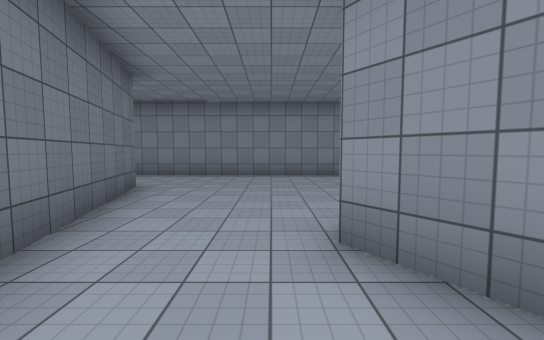
view 1 (above)

19 first-person views from a walk through a Unity game level. The camera is 1.5 m above the floor, tilts 4° down and sees 90° across. The floor is counted in squares, 2 m on a side. Each view is taken from the middle of a square. On the plan, view 1 faces up. The plan holds only what a view shows up to about 10 squares ahead; the rest is blank. The place goes on beyond the plan. Surface patterns are stand-ins for the level's own textures.

view 2
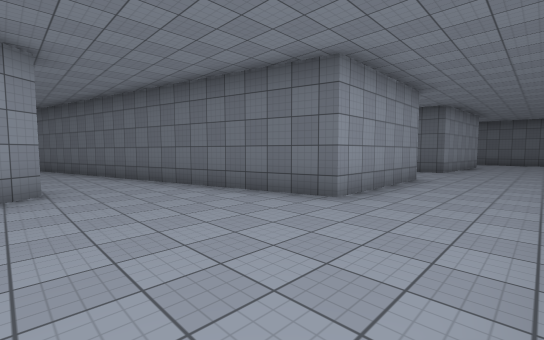

view 3
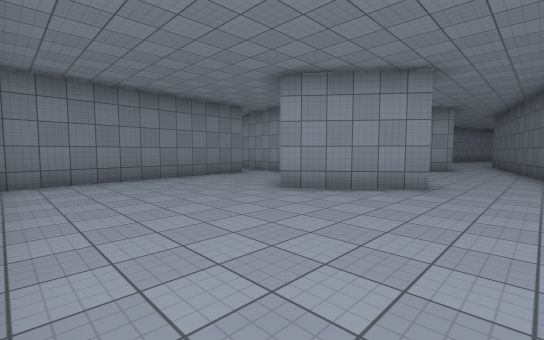

view 4
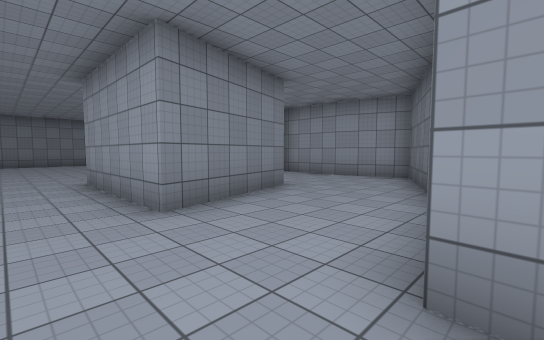

view 5
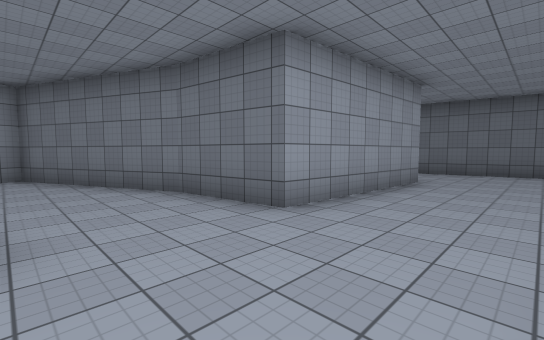

view 6
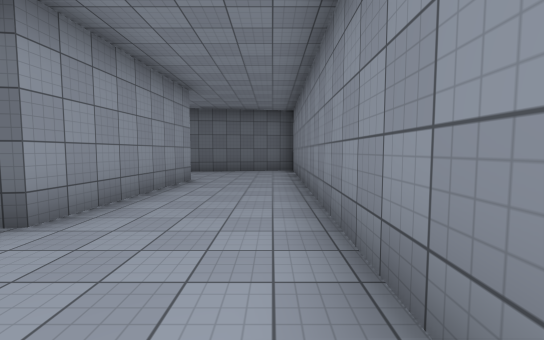

view 7
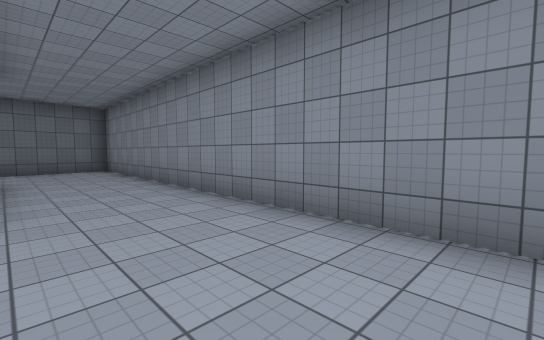

view 8
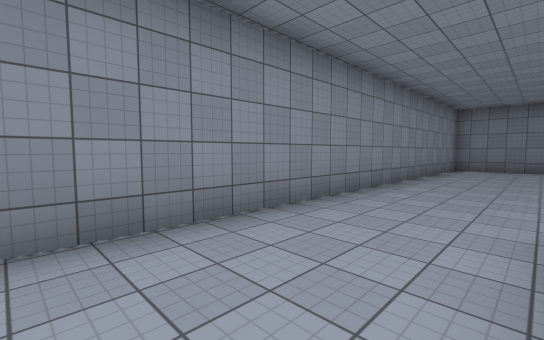

view 9
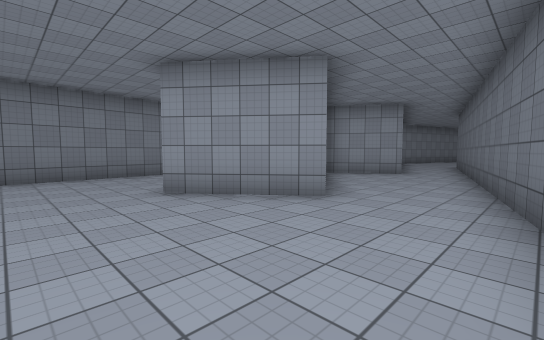

view 10
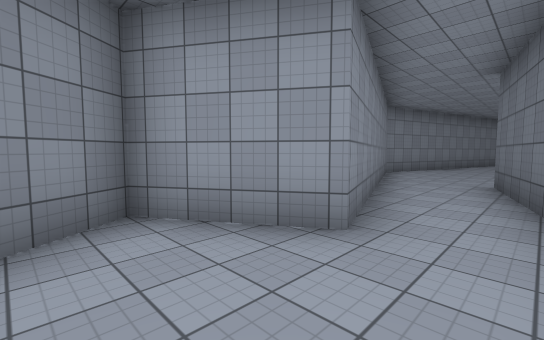

view 11
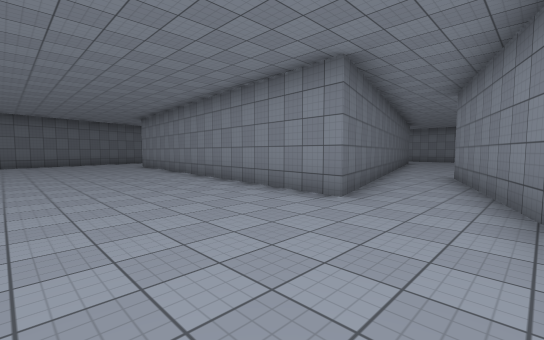

view 12
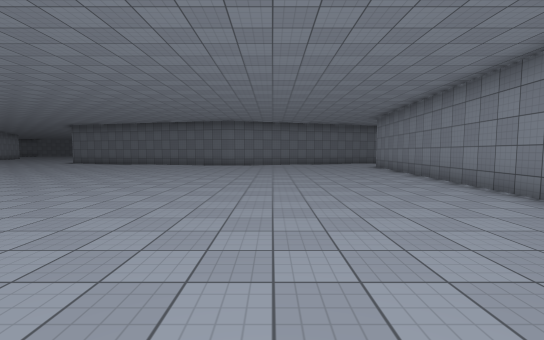

view 13
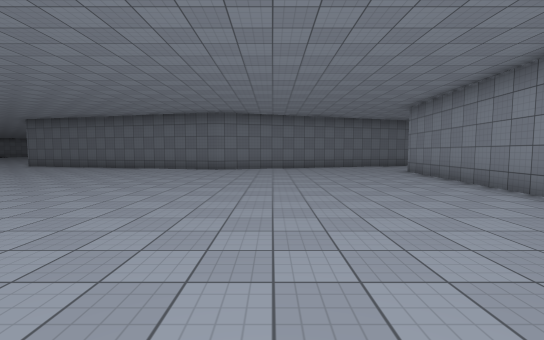

view 14
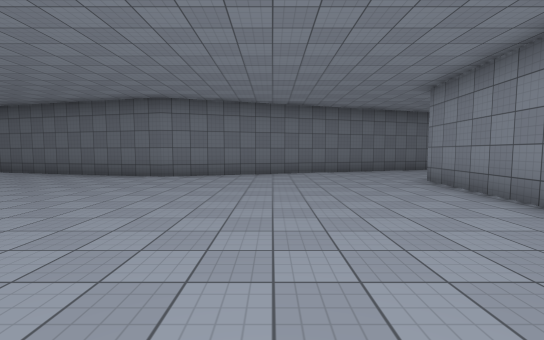

view 15
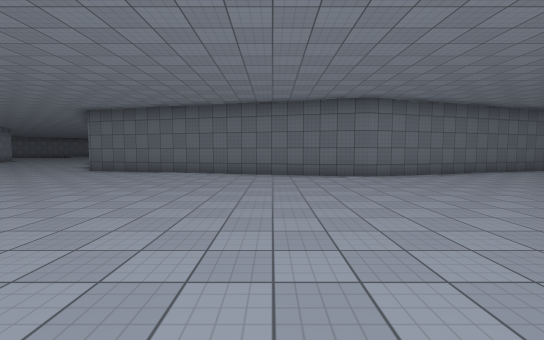

view 16
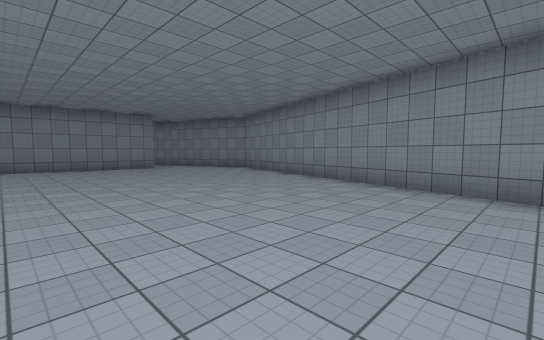

view 17
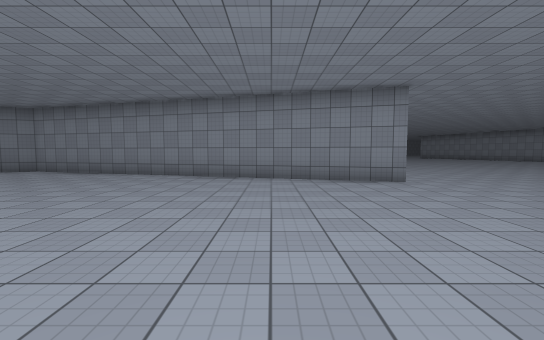

view 18
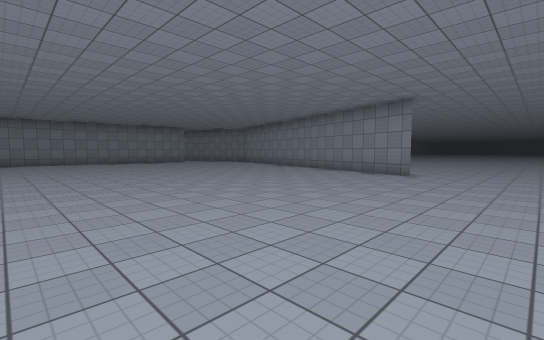

view 19
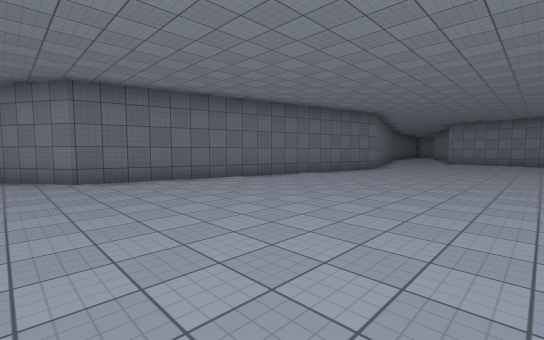

### Floor plan
Points are (right, up) in squares from view 1. A wall is a line through its corners. A room is listed if a view was taken in it or the views show most of it. See-through windows are left out.
Room 1 (views 1, 2, 3, 4, 5, 6, 7, 8, 9, 10)
walls: (-5.9, 2.4) (-6.8, 5.6) (-2.8, 5.7) (-0.2, -4.7); (1.3, 1.1) (0.5, 2.2) (2.8, 4); (-9.3, 3.4) (-7.4, -1) (-5.6, -0.5) (-3.3, -0.5); (6.5, 1.9) (6.1, 8.1); (5.9, 8.4) (-14.4, 8.7); (1.7, -4.5) (1.3, -3.3) (3.4, -2) (2.6, -1); (-14.1, 5.9) (-9.6, 5.6) (-9.3, 3.2)
ways out: opening at (-15, 7.5) to room 2; opening at (1, -5) to room 2
Room 2 (views 11, 12, 13, 14, 15, 16, 17, 18, 19)
walls: (-14.1, -7.4) (-11.9, -14.2) (-14.3, -23.9) (-16.2, -25.1); (0.5, -22.2) (3.9, -10.5) (1.7, -4.5); (-0.2, -4.7) (0.7, -8.1) (-10.9, -7.1); (-14.4, 8.7) (-17.4, 8.8) (-16.8, 5)
ways out: opening at (-15, 7.5) to room 1; opening at (1, -5) to room 1; opening at (-0.7, -24)

Where each view was taken, in squares from view 1:
view 1: 0 up, 0 right, facing up
view 2: 8 up, 1 right, facing down-left
view 3: 8 up, 1 left, facing down-right
view 4: 7 up, 10 left, facing down-right
view 5: 8 up, 7 left, facing down-left
view 6: 8 up, 7 left, facing left
view 7: 6 up, 6 left, facing up-left
view 8: 6 up, 6 left, facing up-right
view 9: 6 up, 2 left, facing down-right
view 10: 1 down, 0 right, facing down-right
view 11: 12 down, 3 right, facing up-left
view 12: 12 down, 2 right, facing left
view 13: 12 down, 1 left, facing left
view 14: 11 down, 4 left, facing left
view 15: 17 down, 4 left, facing left
view 16: 20 down, 4 left, facing up-right
view 17: 19 down, 6 left, facing right
view 18: 25 down, 8 left, facing up-right
view 19: 25 down, 7 left, facing up-left
